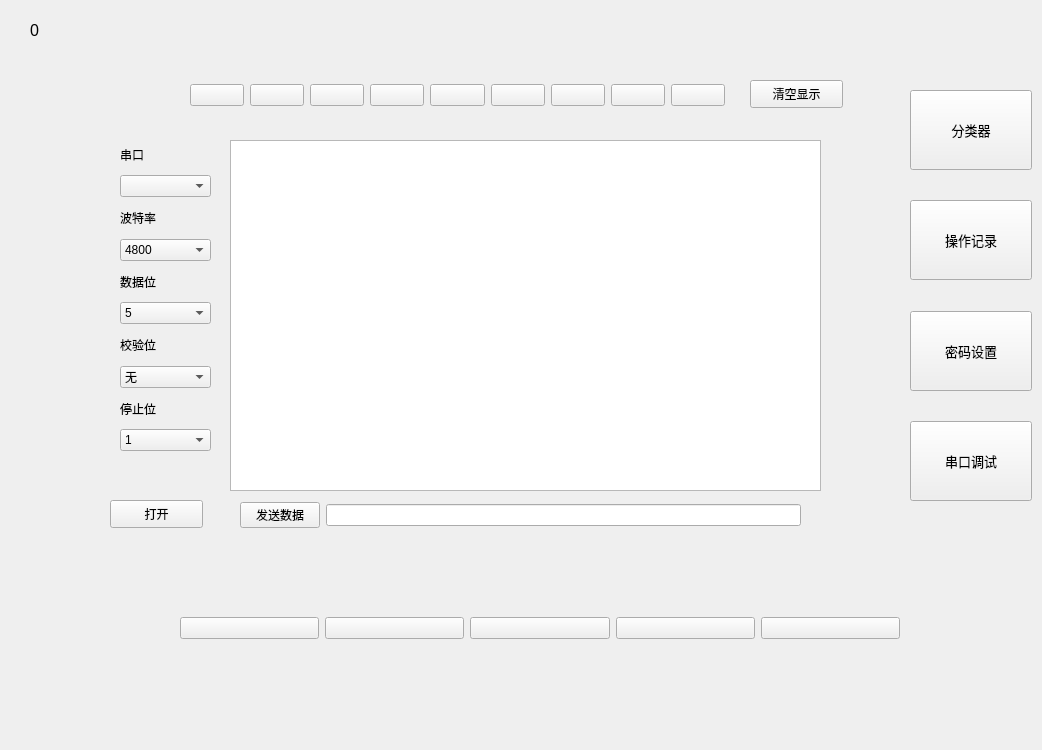
<?xml version="1.0" encoding="UTF-8"?>
<ui version="4.0">
 <class>MyWedget</class>
 <widget class="QWidget" name="MyWedget">
  <property name="geometry">
   <rect>
    <x>0</x>
    <y>0</y>
    <width>1042</width>
    <height>750</height>
   </rect>
  </property>
  <property name="windowTitle">
   <string>Form</string>
  </property>
  <widget class="QStackedWidget" name="sw">
   <property name="geometry">
    <rect>
     <x>50</x>
     <y>60</y>
     <width>851</width>
     <height>491</height>
    </rect>
   </property>
   <property name="currentIndex">
    <number>4</number>
   </property>
   <widget class="QWidget" name="page">
    <widget class="Sun" name="widget_8" native="true">
     <property name="geometry">
      <rect>
       <x>10</x>
       <y>0</y>
       <width>831</width>
       <height>461</height>
      </rect>
     </property>
    </widget>
   </widget>
   <widget class="QWidget" name="page_2">
    <widget class="QTableWidget" name="CF_tableWidget">
     <property name="geometry">
      <rect>
       <x>70</x>
       <y>130</y>
       <width>601</width>
       <height>321</height>
      </rect>
     </property>
     <column>
      <property name="text">
       <string>分类器</string>
      </property>
     </column>
     <column>
      <property name="text">
       <string>添加时间</string>
      </property>
     </column>
    </widget>
    <widget class="QWidget" name="layoutWidget">
     <property name="geometry">
      <rect>
       <x>720</x>
       <y>60</y>
       <width>102</width>
       <height>370</height>
      </rect>
     </property>
     <layout class="QVBoxLayout" name="verticalLayout_15">
      <item>
       <widget class="QPushButton" name="btn_add">
        <property name="minimumSize">
         <size>
          <width>100</width>
          <height>60</height>
         </size>
        </property>
        <property name="font">
         <font>
          <pointsize>10</pointsize>
         </font>
        </property>
        <property name="text">
         <string>增加</string>
        </property>
       </widget>
      </item>
      <item>
       <spacer name="verticalSpacer_4">
        <property name="orientation">
         <enum>Qt::Vertical</enum>
        </property>
        <property name="sizeType">
         <enum>QSizePolicy::Minimum</enum>
        </property>
        <property name="sizeHint" stdset="0">
         <size>
          <width>40</width>
          <height>80</height>
         </size>
        </property>
       </spacer>
      </item>
      <item>
       <widget class="QPushButton" name="btn_sub">
        <property name="minimumSize">
         <size>
          <width>100</width>
          <height>60</height>
         </size>
        </property>
        <property name="font">
         <font>
          <pointsize>10</pointsize>
         </font>
        </property>
        <property name="text">
         <string>删除</string>
        </property>
       </widget>
      </item>
      <item>
       <spacer name="verticalSpacer_5">
        <property name="orientation">
         <enum>Qt::Vertical</enum>
        </property>
        <property name="sizeType">
         <enum>QSizePolicy::Minimum</enum>
        </property>
        <property name="sizeHint" stdset="0">
         <size>
          <width>40</width>
          <height>80</height>
         </size>
        </property>
       </spacer>
      </item>
      <item>
       <widget class="QPushButton" name="btn_find">
        <property name="minimumSize">
         <size>
          <width>100</width>
          <height>60</height>
         </size>
        </property>
        <property name="font">
         <font>
          <pointsize>10</pointsize>
         </font>
        </property>
        <property name="text">
         <string>查询</string>
        </property>
       </widget>
      </item>
     </layout>
    </widget>
    <widget class="QWidget" name="">
     <property name="geometry">
      <rect>
       <x>130</x>
       <y>0</y>
       <width>517</width>
       <height>115</height>
      </rect>
     </property>
     <layout class="QHBoxLayout" name="horizontalLayout_3">
      <item>
       <layout class="QVBoxLayout" name="verticalLayout_16">
        <item>
         <widget class="QLabel" name="label_2">
          <property name="font">
           <font>
            <pointsize>18</pointsize>
           </font>
          </property>
          <property name="text">
           <string>分类器名称:</string>
          </property>
         </widget>
        </item>
        <item>
         <widget class="QLabel" name="label_14">
          <property name="font">
           <font>
            <pointsize>18</pointsize>
           </font>
          </property>
          <property name="text">
           <string>查询结果:</string>
          </property>
         </widget>
        </item>
       </layout>
      </item>
      <item>
       <layout class="QVBoxLayout" name="verticalLayout_17">
        <item>
         <widget class="QLineEdit" name="lineEdit">
          <property name="font">
           <font>
            <pointsize>18</pointsize>
           </font>
          </property>
          <property name="text">
           <string/>
          </property>
         </widget>
        </item>
        <item>
         <layout class="QHBoxLayout" name="horizontalLayout_4">
          <item>
           <widget class="QLineEdit" name="find_edit">
            <property name="font">
             <font>
              <pointsize>12</pointsize>
             </font>
            </property>
            <property name="text">
             <string/>
            </property>
            <property name="readOnly">
             <bool>true</bool>
            </property>
           </widget>
          </item>
          <item>
           <widget class="QPushButton" name="btn_clear">
            <property name="minimumSize">
             <size>
              <width>0</width>
              <height>0</height>
             </size>
            </property>
            <property name="font">
             <font>
              <pointsize>10</pointsize>
             </font>
            </property>
            <property name="text">
             <string>清空</string>
            </property>
           </widget>
          </item>
         </layout>
        </item>
       </layout>
      </item>
     </layout>
    </widget>
    <zorder>layoutWidget</zorder>
    <zorder>label_2</zorder>
    <zorder>lineEdit</zorder>
    <zorder>CF_tableWidget</zorder>
    <zorder>label_14</zorder>
    <zorder>find_edit</zorder>
    <zorder>btn_clear</zorder>
    <zorder>find_edit</zorder>
   </widget>
   <widget class="QWidget" name="page_3">
    <widget class="QTableWidget" name="tableWidget">
     <property name="geometry">
      <rect>
       <x>20</x>
       <y>0</y>
       <width>771</width>
       <height>501</height>
      </rect>
     </property>
     <column>
      <property name="text">
       <string>操作类型</string>
      </property>
     </column>
     <column>
      <property name="text">
       <string>操作时间</string>
      </property>
     </column>
    </widget>
   </widget>
   <widget class="QWidget" name="page_4">
    <widget class="QWidget" name="widget" native="true">
     <property name="geometry">
      <rect>
       <x>220</x>
       <y>60</y>
       <width>135</width>
       <height>300</height>
      </rect>
     </property>
     <layout class="QVBoxLayout" name="verticalLayout">
      <item>
       <widget class="QLabel" name="label_4">
        <property name="minimumSize">
         <size>
          <width>0</width>
          <height>50</height>
         </size>
        </property>
        <property name="text">
         <string>请输入静态码：</string>
        </property>
        <property name="alignment">
         <set>Qt::AlignCenter</set>
        </property>
       </widget>
      </item>
      <item>
       <widget class="QLabel" name="label_6">
        <property name="minimumSize">
         <size>
          <width>0</width>
          <height>50</height>
         </size>
        </property>
        <property name="text">
         <string>请输入安全码:</string>
        </property>
        <property name="alignment">
         <set>Qt::AlignCenter</set>
        </property>
       </widget>
      </item>
      <item>
       <widget class="QLabel" name="label_7">
        <property name="minimumSize">
         <size>
          <width>0</width>
          <height>50</height>
         </size>
        </property>
        <property name="text">
         <string>再次输入静态码:</string>
        </property>
        <property name="alignment">
         <set>Qt::AlignCenter</set>
        </property>
       </widget>
      </item>
      <item>
       <widget class="QLabel" name="label_8">
        <property name="minimumSize">
         <size>
          <width>0</width>
          <height>50</height>
         </size>
        </property>
        <property name="text">
         <string>再次输入安全码:</string>
        </property>
        <property name="alignment">
         <set>Qt::AlignCenter</set>
        </property>
       </widget>
      </item>
      <item>
       <widget class="QLabel" name="label_9">
        <property name="minimumSize">
         <size>
          <width>0</width>
          <height>50</height>
         </size>
        </property>
        <property name="text">
         <string>密码设定为:</string>
        </property>
        <property name="alignment">
         <set>Qt::AlignCenter</set>
        </property>
       </widget>
      </item>
     </layout>
    </widget>
    <widget class="QWidget" name="widget_7" native="true">
     <property name="geometry">
      <rect>
       <x>390</x>
       <y>50</y>
       <width>301</width>
       <height>321</height>
      </rect>
     </property>
     <layout class="QVBoxLayout" name="verticalLayout_7">
      <item>
       <widget class="QWidget" name="widget_2" native="true">
        <property name="minimumSize">
         <size>
          <width>0</width>
          <height>50</height>
         </size>
        </property>
        <layout class="QVBoxLayout" name="verticalLayout_2">
         <item>
          <widget class="QLineEdit" name="lineEdit_2"/>
         </item>
        </layout>
       </widget>
      </item>
      <item>
       <widget class="QWidget" name="widget_3" native="true">
        <property name="minimumSize">
         <size>
          <width>0</width>
          <height>50</height>
         </size>
        </property>
        <layout class="QVBoxLayout" name="verticalLayout_3">
         <item>
          <widget class="QLineEdit" name="lineEdit_3"/>
         </item>
        </layout>
       </widget>
      </item>
      <item>
       <widget class="QWidget" name="widget_4" native="true">
        <property name="minimumSize">
         <size>
          <width>0</width>
          <height>50</height>
         </size>
        </property>
        <layout class="QVBoxLayout" name="verticalLayout_4">
         <item>
          <widget class="QLineEdit" name="lineEdit_4"/>
         </item>
        </layout>
       </widget>
      </item>
      <item>
       <widget class="QWidget" name="widget_5" native="true">
        <property name="minimumSize">
         <size>
          <width>0</width>
          <height>50</height>
         </size>
        </property>
        <layout class="QVBoxLayout" name="verticalLayout_5">
         <item>
          <widget class="QLineEdit" name="lineEdit_5"/>
         </item>
        </layout>
       </widget>
      </item>
      <item>
       <widget class="QWidget" name="widget_6" native="true">
        <property name="minimumSize">
         <size>
          <width>0</width>
          <height>50</height>
         </size>
        </property>
        <layout class="QVBoxLayout" name="verticalLayout_6">
         <item>
          <widget class="QLineEdit" name="lineEdit_6"/>
         </item>
        </layout>
       </widget>
      </item>
     </layout>
    </widget>
    <widget class="QPushButton" name="btn_9">
     <property name="geometry">
      <rect>
       <x>240</x>
       <y>400</y>
       <width>100</width>
       <height>50</height>
      </rect>
     </property>
     <property name="font">
      <font>
       <pointsize>10</pointsize>
      </font>
     </property>
     <property name="text">
      <string>修改</string>
     </property>
    </widget>
    <widget class="QPushButton" name="btn_10">
     <property name="geometry">
      <rect>
       <x>530</x>
       <y>400</y>
       <width>100</width>
       <height>50</height>
      </rect>
     </property>
     <property name="font">
      <font>
       <pointsize>10</pointsize>
      </font>
     </property>
     <property name="text">
      <string>完成</string>
     </property>
    </widget>
    <widget class="QLabel" name="label_3">
     <property name="geometry">
      <rect>
       <x>380</x>
       <y>10</y>
       <width>72</width>
       <height>15</height>
      </rect>
     </property>
     <property name="text">
      <string>密码设置</string>
     </property>
    </widget>
   </widget>
   <widget class="QWidget" name="page_5">
    <widget class="QPlainTextEdit" name="recvEdit">
     <property name="geometry">
      <rect>
       <x>180</x>
       <y>80</y>
       <width>591</width>
       <height>351</height>
      </rect>
     </property>
     <property name="readOnly">
      <bool>true</bool>
     </property>
    </widget>
    <widget class="QPushButton" name="clear">
     <property name="geometry">
      <rect>
       <x>700</x>
       <y>20</y>
       <width>93</width>
       <height>28</height>
      </rect>
     </property>
     <property name="text">
      <string>清空显示</string>
     </property>
    </widget>
    <widget class="QPushButton" name="open">
     <property name="geometry">
      <rect>
       <x>60</x>
       <y>440</y>
       <width>93</width>
       <height>28</height>
      </rect>
     </property>
     <property name="text">
      <string>打开</string>
     </property>
    </widget>
    <widget class="QWidget" name="layoutWidget">
     <property name="geometry">
      <rect>
       <x>70</x>
       <y>80</y>
       <width>91</width>
       <height>311</height>
      </rect>
     </property>
     <layout class="QVBoxLayout" name="verticalLayout_13">
      <item>
       <layout class="QVBoxLayout" name="verticalLayout_8">
        <item>
         <widget class="QLabel" name="label_5">
          <property name="text">
           <string>串口</string>
          </property>
         </widget>
        </item>
        <item>
         <widget class="QComboBox" name="serialCb"/>
        </item>
       </layout>
      </item>
      <item>
       <layout class="QVBoxLayout" name="verticalLayout_9">
        <item>
         <widget class="QLabel" name="label_10">
          <property name="text">
           <string>波特率</string>
          </property>
         </widget>
        </item>
        <item>
         <widget class="QComboBox" name="boundrateCb">
          <property name="currentIndex">
           <number>0</number>
          </property>
          <item>
           <property name="text">
            <string>4800</string>
           </property>
          </item>
          <item>
           <property name="text">
            <string>9600</string>
           </property>
          </item>
          <item>
           <property name="text">
            <string>115200</string>
           </property>
          </item>
         </widget>
        </item>
       </layout>
      </item>
      <item>
       <layout class="QVBoxLayout" name="verticalLayout_11">
        <item>
         <widget class="QLabel" name="label_12">
          <property name="text">
           <string>数据位</string>
          </property>
         </widget>
        </item>
        <item>
         <widget class="QComboBox" name="databaseCb">
          <property name="currentText">
           <string>5</string>
          </property>
          <item>
           <property name="text">
            <string>5</string>
           </property>
          </item>
          <item>
           <property name="text">
            <string>6</string>
           </property>
          </item>
          <item>
           <property name="text">
            <string>7</string>
           </property>
          </item>
          <item>
           <property name="text">
            <string>8</string>
           </property>
          </item>
         </widget>
        </item>
       </layout>
      </item>
      <item>
       <layout class="QVBoxLayout" name="verticalLayout_10">
        <item>
         <widget class="QLabel" name="label_11">
          <property name="text">
           <string>校验位</string>
          </property>
         </widget>
        </item>
        <item>
         <widget class="QComboBox" name="checkCb">
          <item>
           <property name="text">
            <string>无</string>
           </property>
          </item>
          <item>
           <property name="text">
            <string>奇</string>
           </property>
          </item>
          <item>
           <property name="text">
            <string>偶</string>
           </property>
          </item>
         </widget>
        </item>
       </layout>
      </item>
      <item>
       <layout class="QVBoxLayout" name="verticalLayout_12">
        <item>
         <widget class="QLabel" name="label_13">
          <property name="text">
           <string>停止位</string>
          </property>
         </widget>
        </item>
        <item>
         <widget class="QComboBox" name="stopCb">
          <item>
           <property name="text">
            <string>1</string>
           </property>
          </item>
          <item>
           <property name="text">
            <string>1.5</string>
           </property>
          </item>
          <item>
           <property name="text">
            <string>2</string>
           </property>
          </item>
         </widget>
        </item>
       </layout>
      </item>
     </layout>
    </widget>
    <widget class="QWidget" name="layoutWidget">
     <property name="geometry">
      <rect>
       <x>190</x>
       <y>440</y>
       <width>561</width>
       <height>30</height>
      </rect>
     </property>
     <layout class="QHBoxLayout" name="horizontalLayout">
      <item>
       <widget class="QPushButton" name="send">
        <property name="text">
         <string>发送数据</string>
        </property>
       </widget>
      </item>
      <item>
       <widget class="QLineEdit" name="sendEdit"/>
      </item>
     </layout>
    </widget>
    <widget class="QWidget" name="">
     <property name="geometry">
      <rect>
       <x>140</x>
       <y>10</y>
       <width>535</width>
       <height>51</height>
      </rect>
     </property>
     <layout class="QHBoxLayout" name="horizontalLayout_5">
      <item>
       <widget class="QPushButton" name="pushButton">
        <property name="text">
         <string/>
        </property>
        <property name="icon">
         <iconset resource="res.qrc">
          <normaloff>:/png/true.png</normaloff>:/png/true.png</iconset>
        </property>
        <property name="iconSize">
         <size>
          <width>40</width>
          <height>40</height>
         </size>
        </property>
       </widget>
      </item>
      <item>
       <widget class="QPushButton" name="pushButton_2">
        <property name="text">
         <string/>
        </property>
        <property name="icon">
         <iconset>
          <normaloff>main_images/stop.png</normaloff>main_images/stop.png</iconset>
        </property>
        <property name="iconSize">
         <size>
          <width>40</width>
          <height>40</height>
         </size>
        </property>
       </widget>
      </item>
      <item>
       <widget class="QPushButton" name="pushButton_3">
        <property name="text">
         <string/>
        </property>
        <property name="icon">
         <iconset resource="res.qrc">
          <normaloff>:/main_images/time.png</normaloff>:/main_images/time.png</iconset>
        </property>
        <property name="iconSize">
         <size>
          <width>40</width>
          <height>40</height>
         </size>
        </property>
       </widget>
      </item>
      <item>
       <widget class="QPushButton" name="pushButton_4">
        <property name="text">
         <string/>
        </property>
        <property name="icon">
         <iconset resource="res.qrc">
          <normaloff>:/main_images/loadfile.png</normaloff>:/main_images/loadfile.png</iconset>
        </property>
        <property name="iconSize">
         <size>
          <width>40</width>
          <height>40</height>
         </size>
        </property>
       </widget>
      </item>
      <item>
       <widget class="QPushButton" name="pushButton_5">
        <property name="text">
         <string/>
        </property>
        <property name="icon">
         <iconset resource="res.qrc">
          <normaloff>:/main_images/write2file.png</normaloff>:/main_images/write2file.png</iconset>
        </property>
        <property name="iconSize">
         <size>
          <width>40</width>
          <height>40</height>
         </size>
        </property>
       </widget>
      </item>
      <item>
       <widget class="QPushButton" name="pushButton_6">
        <property name="text">
         <string/>
        </property>
        <property name="icon">
         <iconset resource="res.qrc">
          <normaloff>:/main_images/save.png</normaloff>:/main_images/save.png</iconset>
        </property>
        <property name="iconSize">
         <size>
          <width>40</width>
          <height>40</height>
         </size>
        </property>
       </widget>
      </item>
      <item>
       <widget class="QPushButton" name="pushButton_7">
        <property name="text">
         <string/>
        </property>
        <property name="icon">
         <iconset resource="res.qrc">
          <normaloff>:/main_images/clearbytes.png</normaloff>:/main_images/clearbytes.png</iconset>
        </property>
        <property name="iconSize">
         <size>
          <width>40</width>
          <height>40</height>
         </size>
        </property>
       </widget>
      </item>
      <item>
       <widget class="QPushButton" name="pushButton_8">
        <property name="text">
         <string/>
        </property>
        <property name="icon">
         <iconset resource="res.qrc">
          <normaloff>:/main_images/cleanport.png</normaloff>:/main_images/cleanport.png</iconset>
        </property>
        <property name="iconSize">
         <size>
          <width>40</width>
          <height>40</height>
         </size>
        </property>
       </widget>
      </item>
      <item>
       <widget class="QPushButton" name="pushButton_9">
        <property name="text">
         <string/>
        </property>
        <property name="icon">
         <iconset resource="res.qrc">
          <normaloff>:/main_images/mesage.png</normaloff>:/main_images/mesage.png</iconset>
        </property>
        <property name="iconSize">
         <size>
          <width>40</width>
          <height>40</height>
         </size>
        </property>
       </widget>
      </item>
     </layout>
    </widget>
    <zorder>layoutWidget</zorder>
    <zorder>recvEdit</zorder>
    <zorder>layoutWidget</zorder>
    <zorder>clear</zorder>
    <zorder>open</zorder>
    <zorder>pushButton</zorder>
    <zorder>pushButton_2</zorder>
    <zorder>pushButton_3</zorder>
    <zorder>pushButton_4</zorder>
    <zorder>pushButton_5</zorder>
    <zorder>pushButton_6</zorder>
    <zorder>pushButton_7</zorder>
    <zorder>pushButton_8</zorder>
    <zorder>pushButton_9</zorder>
   </widget>
  </widget>
  <widget class="QLabel" name="label">
   <property name="geometry">
    <rect>
     <x>30</x>
     <y>10</y>
     <width>191</width>
     <height>41</height>
    </rect>
   </property>
   <property name="font">
    <font>
     <pointsize>12</pointsize>
    </font>
   </property>
   <property name="text">
    <string>0</string>
   </property>
  </widget>
  <widget class="QWidget" name="layoutWidget">
   <property name="geometry">
    <rect>
     <x>180</x>
     <y>560</y>
     <width>720</width>
     <height>136</height>
    </rect>
   </property>
   <layout class="QHBoxLayout" name="horizontalLayout_2">
    <item>
     <widget class="QPushButton" name="btn_1">
      <property name="text">
       <string/>
      </property>
      <property name="icon">
       <iconset resource="res.qrc">
        <normaloff>:/png/richangcaozuo-01.png</normaloff>:/png/richangcaozuo-01.png</iconset>
      </property>
      <property name="iconSize">
       <size>
        <width>125</width>
        <height>125</height>
       </size>
      </property>
     </widget>
    </item>
    <item>
     <widget class="QPushButton" name="btn_11">
      <property name="text">
       <string/>
      </property>
      <property name="icon">
       <iconset resource="res.qrc">
        <normaloff>:/login_images/2229b086-89d2-49cd-b15d-43de95d7dbdd.png</normaloff>:/login_images/2229b086-89d2-49cd-b15d-43de95d7dbdd.png</iconset>
      </property>
      <property name="iconSize">
       <size>
        <width>125</width>
        <height>125</height>
       </size>
      </property>
     </widget>
    </item>
    <item>
     <widget class="QPushButton" name="btn_12">
      <property name="text">
       <string/>
      </property>
      <property name="icon">
       <iconset resource="res.qrc">
        <normaloff>:/login_images/46d4cb07-1d34-48e8-95ea-4a1979a28e50.png</normaloff>:/login_images/46d4cb07-1d34-48e8-95ea-4a1979a28e50.png</iconset>
      </property>
      <property name="iconSize">
       <size>
        <width>125</width>
        <height>125</height>
       </size>
      </property>
     </widget>
    </item>
    <item>
     <widget class="QPushButton" name="btn_13">
      <property name="text">
       <string/>
      </property>
      <property name="icon">
       <iconset resource="res.qrc">
        <normaloff>:/login_images/32cc8c67-7722-4f1f-9ce5-fd2c81fce843.png</normaloff>:/login_images/32cc8c67-7722-4f1f-9ce5-fd2c81fce843.png</iconset>
      </property>
      <property name="iconSize">
       <size>
        <width>125</width>
        <height>125</height>
       </size>
      </property>
     </widget>
    </item>
    <item>
     <widget class="QPushButton" name="btn_14">
      <property name="text">
       <string/>
      </property>
      <property name="icon">
       <iconset resource="res.qrc">
        <normaloff>:/login_images/c166617b-9477-4cd4-9c9e-cd954d36d7d4.png</normaloff>:/login_images/c166617b-9477-4cd4-9c9e-cd954d36d7d4.png</iconset>
      </property>
      <property name="iconSize">
       <size>
        <width>125</width>
        <height>125</height>
       </size>
      </property>
     </widget>
    </item>
   </layout>
  </widget>
  <widget class="QWidget" name="layoutWidget">
   <property name="geometry">
    <rect>
     <x>910</x>
     <y>90</y>
     <width>122</width>
     <height>411</height>
    </rect>
   </property>
   <layout class="QVBoxLayout" name="verticalLayout_14">
    <item>
     <widget class="QPushButton" name="btn_2">
      <property name="minimumSize">
       <size>
        <width>120</width>
        <height>80</height>
       </size>
      </property>
      <property name="font">
       <font>
        <pointsize>10</pointsize>
       </font>
      </property>
      <property name="text">
       <string>分类器</string>
      </property>
     </widget>
    </item>
    <item>
     <spacer name="verticalSpacer">
      <property name="orientation">
       <enum>Qt::Vertical</enum>
      </property>
      <property name="sizeHint" stdset="0">
       <size>
        <width>20</width>
        <height>40</height>
       </size>
      </property>
     </spacer>
    </item>
    <item>
     <widget class="QPushButton" name="btn_3">
      <property name="minimumSize">
       <size>
        <width>120</width>
        <height>80</height>
       </size>
      </property>
      <property name="font">
       <font>
        <pointsize>10</pointsize>
       </font>
      </property>
      <property name="text">
       <string>操作记录</string>
      </property>
     </widget>
    </item>
    <item>
     <spacer name="verticalSpacer_2">
      <property name="orientation">
       <enum>Qt::Vertical</enum>
      </property>
      <property name="sizeHint" stdset="0">
       <size>
        <width>20</width>
        <height>40</height>
       </size>
      </property>
     </spacer>
    </item>
    <item>
     <widget class="QPushButton" name="btn_4">
      <property name="minimumSize">
       <size>
        <width>120</width>
        <height>80</height>
       </size>
      </property>
      <property name="font">
       <font>
        <pointsize>10</pointsize>
       </font>
      </property>
      <property name="text">
       <string>密码设置</string>
      </property>
     </widget>
    </item>
    <item>
     <spacer name="verticalSpacer_3">
      <property name="orientation">
       <enum>Qt::Vertical</enum>
      </property>
      <property name="sizeHint" stdset="0">
       <size>
        <width>20</width>
        <height>40</height>
       </size>
      </property>
     </spacer>
    </item>
    <item>
     <widget class="QPushButton" name="btn_5">
      <property name="minimumSize">
       <size>
        <width>120</width>
        <height>80</height>
       </size>
      </property>
      <property name="font">
       <font>
        <pointsize>10</pointsize>
       </font>
      </property>
      <property name="text">
       <string>串口调试</string>
      </property>
     </widget>
    </item>
   </layout>
  </widget>
 </widget>
 <customwidgets>
  <customwidget>
   <class>Sun</class>
   <extends>QWidget</extends>
   <header location="global">sun.h</header>
   <container>1</container>
  </customwidget>
 </customwidgets>
 <resources>
  <include location="res.qrc"/>
 </resources>
 <connections/>
</ui>
